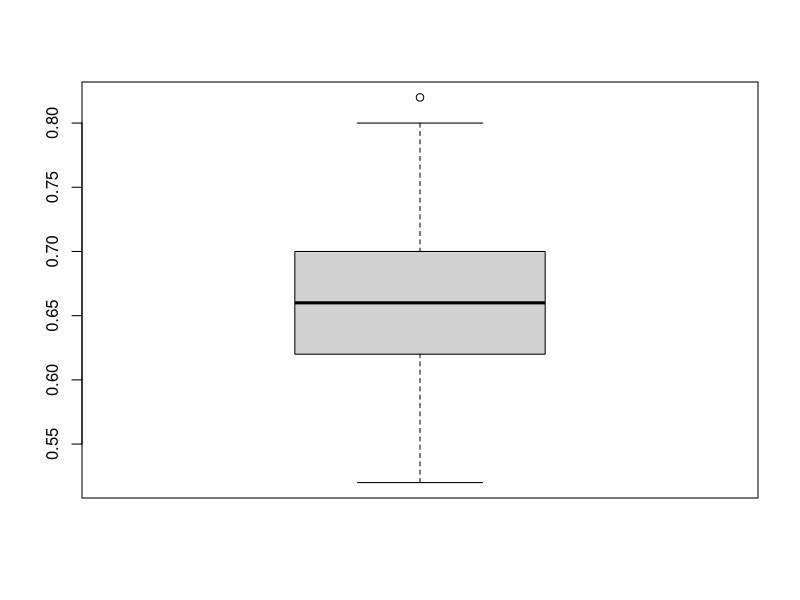
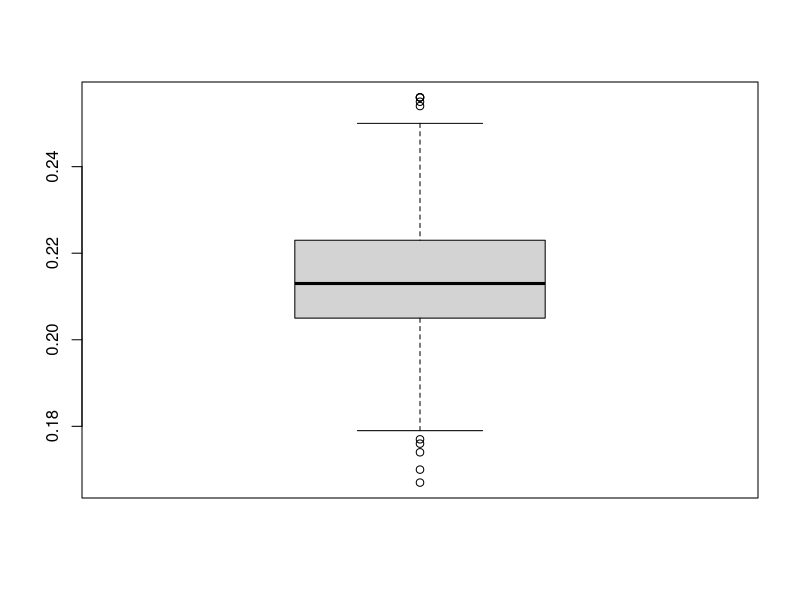
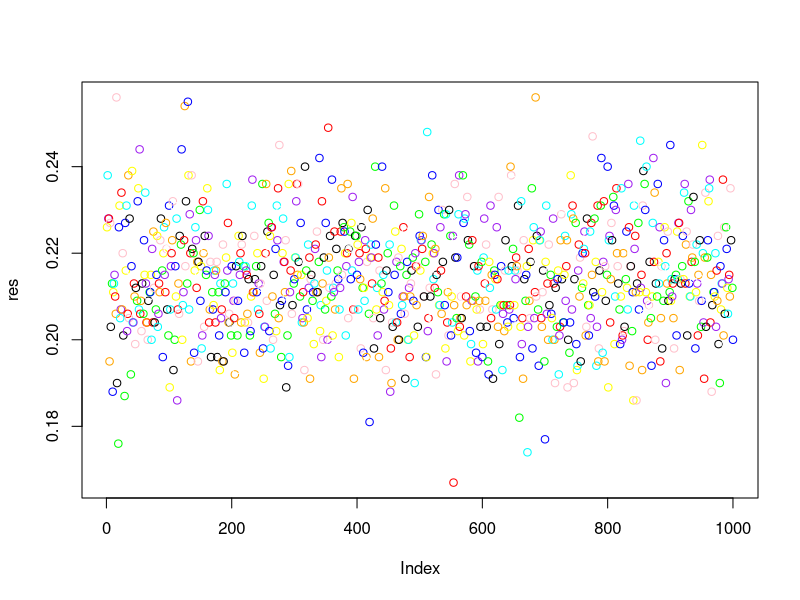
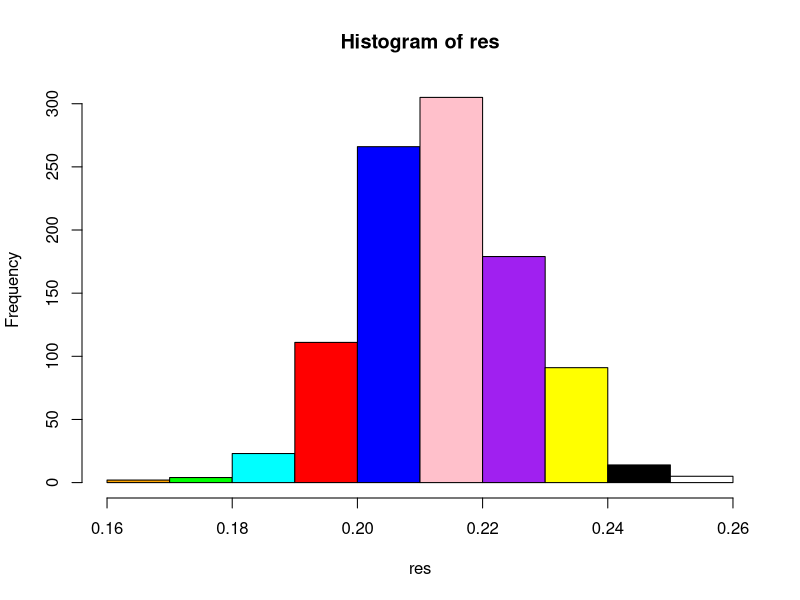

The R source for these figures, in order:
#!/usr/bin/Rscript

colors <- c('red', 'green', 'blue', 'purple', 'orange', 'black', 'pink', 'cyan', 'yellow', 'white')

portes <- c("chevre","chevre","voiture")

nb.exp <- 100
plusieurs.exp <- c()
for (j in 1:nb.exp){
  
  resultats <- c()
  nb.tirages <- 50
  for (k in 1:nb.tirages){
    exp <- sample(portes,size = 3,replace = FALSE)
    if (exp[2]=="chevre") 
      autre.porte <- 3
    else
      autre.porte = 2
    resultats= c(resultats,exp[autre.porte])
  }
  plusieurs.exp=c(plusieurs.exp, table(resultats)["voiture"]/nb.tirages)
}

boxplot(plusieurs.exp)

### le modele de maxwell boltzmann

max.boltz <- function(n,N)
  sample.int(n,N,replace=TRUE)

compte.urnes.vides <- function(omega,n){
  a <- rep(1,n)
  a[omega]=0
  sum(a)
}

n<- 10
N<-20
omega <- max.boltz(n,N)
compte.urnes.vides(omega,n)

estim.R <- function(k,n,N,nb.experiences){
  res <- c()
  for (l in 1:nb.experiences) {  
    omega <- max.boltz(n,N)
    res <- c(res, compte.urnes.vides(omega,n))
  }
  sum(res == k)/nb.experiences
}

R0.th <- function(n,N){
  aux <- 1
  eps <- 1
  for (l in 1:n){
    aux <- aux -eps*choose(n,l)*(1-l/n)^N
    eps <- -eps}
  aux
}

res <- c()
nb.experiences <- 1000
for (l in 1:1000)
  res <- c(res, estim.R(0,n,N,nb.experiences))

### un diagramme à moustaches centré sur la valeur théorique
#boxplot(res-R0.th(n,N))
boxplot(res)
plot(res, col = sample(colors))
hist(res, col = sample(colors))

